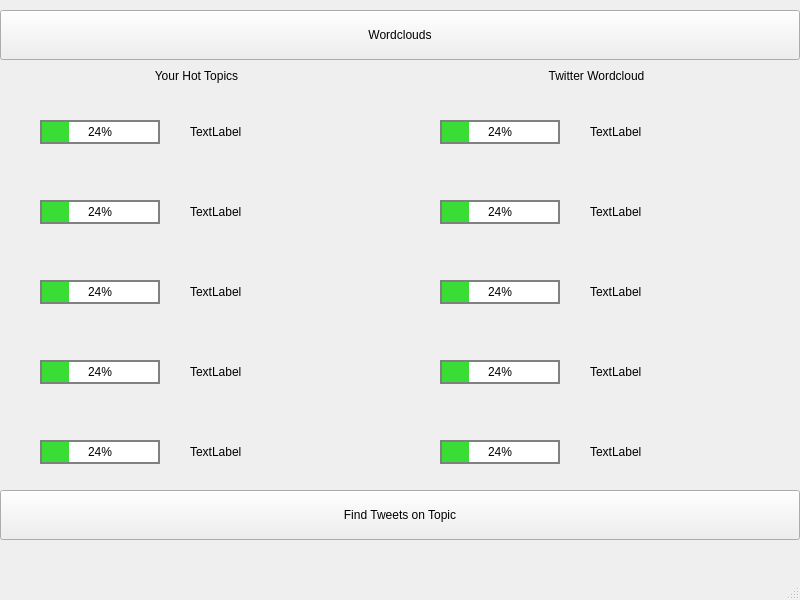
<?xml version="1.0" encoding="UTF-8"?>
<ui version="4.0">
 <class>Wordcloud</class>
 <widget class="QMainWindow" name="Wordcloud">
  <property name="geometry">
   <rect>
    <x>0</x>
    <y>0</y>
    <width>800</width>
    <height>600</height>
   </rect>
  </property>
  <property name="windowTitle">
   <string>MainWindow</string>
  </property>
  <widget class="QWidget" name="centralwidget">
   <widget class="QPushButton" name="pushButton">
    <property name="geometry">
     <rect>
      <x>0</x>
      <y>10</y>
      <width>800</width>
      <height>50</height>
     </rect>
    </property>
    <property name="text">
     <string>Wordclouds</string>
    </property>
   </widget>
   <widget class="QPushButton" name="pushButton_2">
    <property name="geometry">
     <rect>
      <x>0</x>
      <y>490</y>
      <width>800</width>
      <height>50</height>
     </rect>
    </property>
    <property name="text">
     <string>Find Tweets on Topic</string>
    </property>
   </widget>
   <widget class="QLabel" name="label">
    <property name="geometry">
     <rect>
      <x>134</x>
      <y>60</y>
      <width>125</width>
      <height>32</height>
     </rect>
    </property>
    <property name="text">
     <string>Your Hot Topics</string>
    </property>
    <property name="textFormat">
     <enum>Qt::PlainText</enum>
    </property>
    <property name="alignment">
     <set>Qt::AlignCenter</set>
    </property>
    <property name="wordWrap">
     <bool>true</bool>
    </property>
   </widget>
   <widget class="QLabel" name="label_2">
    <property name="geometry">
     <rect>
      <x>534</x>
      <y>60</y>
      <width>125</width>
      <height>32</height>
     </rect>
    </property>
    <property name="text">
     <string>Twitter Wordcloud</string>
    </property>
    <property name="alignment">
     <set>Qt::AlignCenter</set>
    </property>
    <property name="wordWrap">
     <bool>true</bool>
    </property>
   </widget>
   <widget class="QProgressBar" name="yprog1">
    <property name="geometry">
     <rect>
      <x>40</x>
      <y>120</y>
      <width>120</width>
      <height>24</height>
     </rect>
    </property>
    <property name="autoFillBackground">
     <bool>false</bool>
    </property>
    <property name="styleSheet">
     <string notr="true">QProgressBar { border:2px solid grey; border-radius: 0px; text-align: center; } QProgressBar::Chunk { background-color: #3add36; width: 1px; }</string>
    </property>
    <property name="value">
     <number>24</number>
    </property>
    <property name="format">
     <string>%p%</string>
    </property>
   </widget>
   <widget class="QProgressBar" name="yprog2">
    <property name="geometry">
     <rect>
      <x>40</x>
      <y>200</y>
      <width>120</width>
      <height>24</height>
     </rect>
    </property>
    <property name="autoFillBackground">
     <bool>false</bool>
    </property>
    <property name="styleSheet">
     <string notr="true">QProgressBar { border:2px solid grey; border-radius: 0px; text-align: center; } QProgressBar::Chunk { background-color: #3add36; width: 1px; }</string>
    </property>
    <property name="value">
     <number>24</number>
    </property>
    <property name="format">
     <string>%p%</string>
    </property>
   </widget>
   <widget class="QProgressBar" name="yprog3">
    <property name="geometry">
     <rect>
      <x>40</x>
      <y>280</y>
      <width>120</width>
      <height>24</height>
     </rect>
    </property>
    <property name="autoFillBackground">
     <bool>false</bool>
    </property>
    <property name="styleSheet">
     <string notr="true">QProgressBar { border:2px solid grey; border-radius: 0px; text-align: center; } QProgressBar::Chunk { background-color: #3add36; width: 1px; }</string>
    </property>
    <property name="value">
     <number>24</number>
    </property>
    <property name="format">
     <string>%p%</string>
    </property>
   </widget>
   <widget class="QProgressBar" name="yprog4">
    <property name="geometry">
     <rect>
      <x>40</x>
      <y>360</y>
      <width>120</width>
      <height>24</height>
     </rect>
    </property>
    <property name="autoFillBackground">
     <bool>false</bool>
    </property>
    <property name="styleSheet">
     <string notr="true">QProgressBar { border:2px solid grey; border-radius: 0px; text-align: center; } QProgressBar::Chunk { background-color: #3add36; width: 1px; }</string>
    </property>
    <property name="value">
     <number>24</number>
    </property>
    <property name="format">
     <string>%p%</string>
    </property>
   </widget>
   <widget class="QProgressBar" name="yprog5">
    <property name="geometry">
     <rect>
      <x>40</x>
      <y>440</y>
      <width>120</width>
      <height>24</height>
     </rect>
    </property>
    <property name="autoFillBackground">
     <bool>false</bool>
    </property>
    <property name="styleSheet">
     <string notr="true">QProgressBar { border:2px solid grey; border-radius: 0px; text-align: center; } QProgressBar::Chunk { background-color: #3add36; width: 1px; }</string>
    </property>
    <property name="value">
     <number>24</number>
    </property>
    <property name="format">
     <string>%p%</string>
    </property>
   </widget>
   <widget class="QProgressBar" name="tprog1">
    <property name="geometry">
     <rect>
      <x>440</x>
      <y>120</y>
      <width>120</width>
      <height>24</height>
     </rect>
    </property>
    <property name="styleSheet">
     <string notr="true">QProgressBar { border:2px solid grey; border-radius: 0px; text-align: center; } QProgressBar::Chunk { background-color: #3add36; width: 1px; }</string>
    </property>
    <property name="value">
     <number>24</number>
    </property>
   </widget>
   <widget class="QProgressBar" name="tprog2">
    <property name="geometry">
     <rect>
      <x>440</x>
      <y>200</y>
      <width>120</width>
      <height>24</height>
     </rect>
    </property>
    <property name="styleSheet">
     <string notr="true">QProgressBar { border:2px solid grey; border-radius: 0px; text-align: center; } QProgressBar::Chunk { background-color: #3add36; width: 1px; }</string>
    </property>
    <property name="value">
     <number>24</number>
    </property>
   </widget>
   <widget class="QProgressBar" name="tprog3">
    <property name="geometry">
     <rect>
      <x>440</x>
      <y>280</y>
      <width>120</width>
      <height>24</height>
     </rect>
    </property>
    <property name="styleSheet">
     <string notr="true">QProgressBar { border:2px solid grey; border-radius: 0px; text-align: center; } QProgressBar::Chunk { background-color: #3add36; width: 1px; }</string>
    </property>
    <property name="value">
     <number>24</number>
    </property>
   </widget>
   <widget class="QProgressBar" name="tprog4">
    <property name="geometry">
     <rect>
      <x>440</x>
      <y>360</y>
      <width>120</width>
      <height>24</height>
     </rect>
    </property>
    <property name="styleSheet">
     <string notr="true">QProgressBar { border:2px solid grey; border-radius: 0px; text-align: center; } QProgressBar::Chunk { background-color: #3add36; width: 1px; }</string>
    </property>
    <property name="value">
     <number>24</number>
    </property>
   </widget>
   <widget class="QProgressBar" name="tprog5">
    <property name="geometry">
     <rect>
      <x>440</x>
      <y>440</y>
      <width>120</width>
      <height>24</height>
     </rect>
    </property>
    <property name="styleSheet">
     <string notr="true">QProgressBar { border:2px solid grey; border-radius: 0px; text-align: center; } QProgressBar::Chunk { background-color: #3add36; width: 1px; }</string>
    </property>
    <property name="value">
     <number>24</number>
    </property>
   </widget>
   <widget class="QLabel" name="yl1">
    <property name="geometry">
     <rect>
      <x>190</x>
      <y>124</y>
      <width>55</width>
      <height>16</height>
     </rect>
    </property>
    <property name="text">
     <string>TextLabel</string>
    </property>
   </widget>
   <widget class="QLabel" name="yl2">
    <property name="geometry">
     <rect>
      <x>190</x>
      <y>204</y>
      <width>55</width>
      <height>16</height>
     </rect>
    </property>
    <property name="text">
     <string>TextLabel</string>
    </property>
   </widget>
   <widget class="QLabel" name="yl3">
    <property name="geometry">
     <rect>
      <x>190</x>
      <y>284</y>
      <width>55</width>
      <height>16</height>
     </rect>
    </property>
    <property name="text">
     <string>TextLabel</string>
    </property>
   </widget>
   <widget class="QLabel" name="yl4">
    <property name="geometry">
     <rect>
      <x>190</x>
      <y>364</y>
      <width>55</width>
      <height>16</height>
     </rect>
    </property>
    <property name="text">
     <string>TextLabel</string>
    </property>
   </widget>
   <widget class="QLabel" name="yl5">
    <property name="geometry">
     <rect>
      <x>190</x>
      <y>444</y>
      <width>55</width>
      <height>16</height>
     </rect>
    </property>
    <property name="text">
     <string>TextLabel</string>
    </property>
   </widget>
   <widget class="QLabel" name="tl1">
    <property name="geometry">
     <rect>
      <x>590</x>
      <y>124</y>
      <width>55</width>
      <height>16</height>
     </rect>
    </property>
    <property name="text">
     <string>TextLabel</string>
    </property>
   </widget>
   <widget class="QLabel" name="tl3">
    <property name="geometry">
     <rect>
      <x>590</x>
      <y>284</y>
      <width>55</width>
      <height>16</height>
     </rect>
    </property>
    <property name="text">
     <string>TextLabel</string>
    </property>
   </widget>
   <widget class="QLabel" name="tl5">
    <property name="geometry">
     <rect>
      <x>590</x>
      <y>444</y>
      <width>55</width>
      <height>16</height>
     </rect>
    </property>
    <property name="text">
     <string>TextLabel</string>
    </property>
   </widget>
   <widget class="QLabel" name="tl2">
    <property name="geometry">
     <rect>
      <x>590</x>
      <y>204</y>
      <width>55</width>
      <height>16</height>
     </rect>
    </property>
    <property name="text">
     <string>TextLabel</string>
    </property>
   </widget>
   <widget class="QLabel" name="tl4">
    <property name="geometry">
     <rect>
      <x>590</x>
      <y>364</y>
      <width>55</width>
      <height>16</height>
     </rect>
    </property>
    <property name="text">
     <string>TextLabel</string>
    </property>
   </widget>
  </widget>
  <widget class="QMenuBar" name="menubar">
   <property name="geometry">
    <rect>
     <x>0</x>
     <y>0</y>
     <width>800</width>
     <height>26</height>
    </rect>
   </property>
  </widget>
  <widget class="QStatusBar" name="statusbar"/>
 </widget>
 <resources/>
 <connections/>
</ui>
